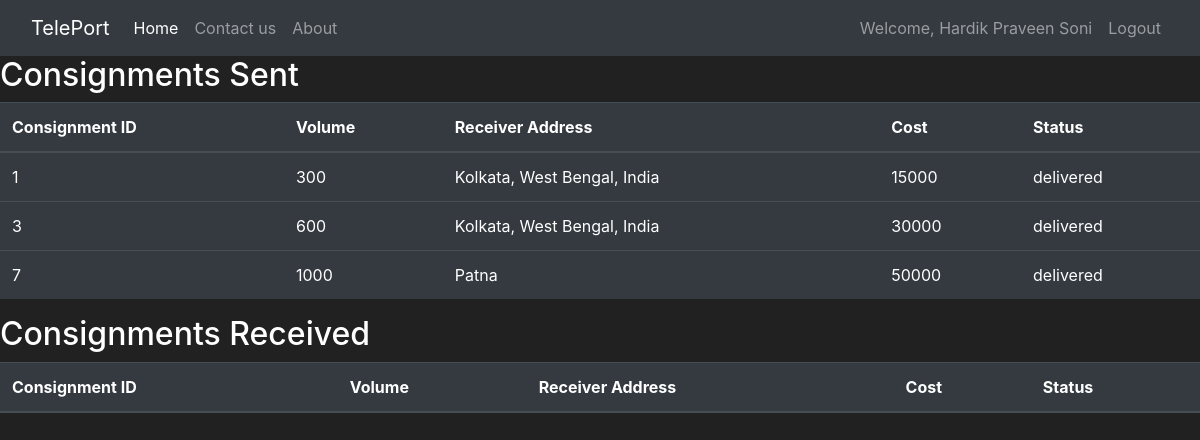
Page /customer_orders_history (signed in) on the committed database.
### TelePort/models.py (models this page shows, shortened)
class Consignment(db.Model):
    consignmentID = db.Column(db.Integer, primary_key=True)
    volume = db.Column(db.Integer, unique=False, nullable=False)
    purchaseDate = db.Column(db.DateTime, default = datetime.datetime.now())
    deliveryDate = db.Column(db.DateTime, default = datetime.datetime.now())
    senderID = db.Column(db.Integer, nullable = False)
    receiverID = db.Column(db.Integer, nullable = False)
    sourceAddress = db.Column(db.String(1200), unique=False, nullable=False)
    sourceOfficeID = db.Column(db.Integer, nullable = False)
    destinationAddress = db.Column(db.String(1200), unique=False, nullable=False)
    destinationOfficeID = db.Column(db.Integer, nullable = False)
    revenue = db.Column(db.Integer, unique=False, nullable=False, default = 0)
    truckAssigned = db.Column(db.Integer, unique=False, nullable=False, default = 0)
    status = db.Column(db.String(1200), unique=False, nullable=False, default = "In Transit")

### TelePort/routes.py (the view, shortened to what this page needs)
@app.route('/customer_orders_history', methods = ['GET', 'POST'])
def customer_orders_history():
    sent_idx = []
    recv_idx = []
    l = len(session['customer'].consignments)
    i=0
    while(i<l):
        if session['customer'].consignments[i] == "S":
            idx = ""
            i+=1
            while i<l and session['customer'].consignments[i] != "R" and session['customer'].consignments[i] != "S":
                idx += session['customer'].consignments[i]
                i += 1
            sent_idx.append(int(idx))
    sent = []
    recv = []
    for i in sent_idx:
        sent.append(Consignment.query.filter_by(consignmentID = i).first())
    for i in recv_idx:
        recv.append(Consignment.query.filter_by(consignmentID = i).first())
    return render_template('customer_orders_history.html', sent = sent, recv = recv)

### TelePort/models.py (called while the page is built)
@log_manage.user_loader
def load_employee(employeeID):
    return Employee.query.get(int(employeeID))

### TelePort/templates/customer_orders_history.html (shortened to what this page needs)
{% extends "base.html" %}
{% block content %}
<h2> Consignments Sent</h2>
<table class="table table-hover table-dark">
    <thead class = "thead-dark">
        <tr>
            <th scope="col">Consignment ID</th>
            <th scope="col">Volume</th>
            <th scope="col">Receiver Address</th>
            <th scope="col">Cost</th>
            <th scope="col">Status</th>
        </tr>
    </thead>
    <tbody>
        {% for consignment in sent %}
            <tr>
                <td>{{consignment.consignmentID}}</td>
                <td>{{consignment.volume}}</td>
                <td>{{consignment.destinationAddress}}</td>
                <td>{{consignment.revenue}}</td>
                <td>{{consignment.status}}</td>
            </tr>
        {%  endfor %}
    </tbody>
</table>
<h2> Consignments Received</h2>
<table class="table table-hover table-dark">
    <thead class = "thead-dark">
        <tr>
            <th scope="col">Consignment ID</th>
            <th scope="col">Volume</th>
            <th scope="col">Receiver Address</th>
            <th scope="col">Cost</th>
            <th scope="col">Status</th>
        </tr>
    </thead>
</table>
{% endblock %}

### TelePort/templates/base.html (style rules this page uses)
body { background-attachment: fixed; background-color: #212121; color: white; }

### rows in the picture
Consignment: consignmentID "1", volume "300", destinationAddress "Kolkata, West Bengal, India", revenue "15000", status "delivered"
Consignment: consignmentID "3", volume "600", destinationAddress "Kolkata, West Bengal, India", revenue "30000", status "delivered"
Consignment: consignmentID "7", volume "1000", destinationAddress "Patna", revenue "50000", status "delivered"

### other values in the picture
{{ session['name'] }} "Hardik Praveen Soni"
